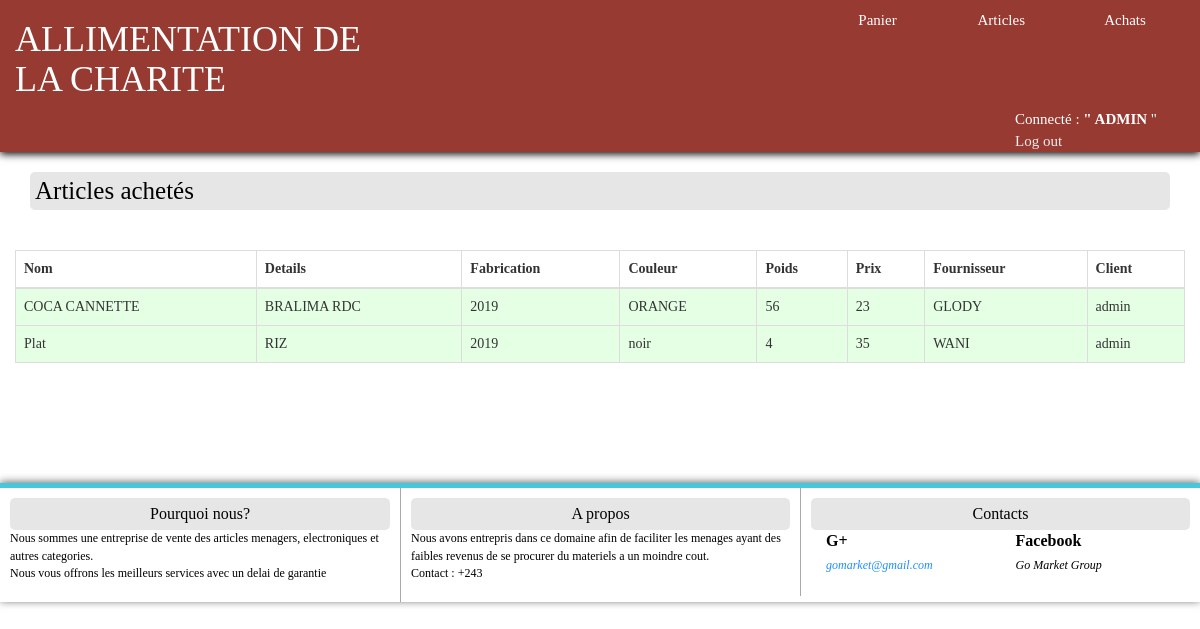
The app's page /articlesAchetes.php (signed in) with its own data.
### tables this page shows
CREATE TABLE `tarticle` (
  `id_article` int(11) NOT NULL,
  `nomArticle` varchar(50) NOT NULL,
  `detailArticle` varchar(255) NOT NULL,
  `anneeFabrication` varchar(5) NOT NULL,
  `couleurArticle` varchar(10) NOT NULL,
  `poidsArticle` varchar(10) NOT NULL,
  `prixUnitArticle` varchar(10) NOT NULL,
  `img_article` varchar(500) NOT NULL,
  `quantiteStock` int(11) DEFAULT '0',
  `fournisseurArticle` varchar(50) DEFAULT NULL
);

CREATE TABLE `tuser` (
  `id_user` int(11) NOT NULL,
  `nomUser` varchar(50) NOT NULL,
  `pwdUser` varchar(50) NOT NULL,
  `numTel` varchar(30) NOT NULL,
  `adresse` varchar(100) DEFAULT NULL
);

### articlesAchetes.php (the view, shortened to what this page needs)
<!DOCTYPE html>
<html>
    <head>
        <link rel="stylesheet" href="css/bootstrap.css">
        <link rel="stylesheet" href="css/style.css">
    </head>
    <body>
        <div class="container-fluid" id="header">
            <?php
                include ("include/header.php");
            ?>
        </div>
        <div class="container" id="container">
            <h2 id="block-header" style="text-align: left;">Articles achetés</h2><br>
            <div class="row">
                <table class="table table-striped table-bordered">
                    <thead>
                        <tr>
                            <th>Nom</th>
                            <th>Details</th>
                            <th>Fabrication</th>
                            <th>Couleur</th>
                            <th>Poids</th>
                            <th>Prix</th>
                            <th>Fournisseur</th>
                            <th>Client</th>
                        </tr>
                    </thead>
                    <br>
                    <tbody>
                        <?php
                        include 'include/config.php';
                        $result=mysqli_query($con, "select nomArticle, detailArticle, anneeFabrication, couleurArticle, poidsArticle, prixUnitArticle, fournisseurArticle, nomUser  from tAchat inner join tarticle on tArticle.id_article=tAchat.id_article inner join tuser on tuser.id_user=tachat.id_user");
                        while ($row=mysqli_fetch_array($result))
                        {
                            ?>
                                <tr style="background:rgba(0, 255, 0, 0.1);">
                                    <td><?php echo $row["nomArticle"];?></td>
                                    <td><?php echo $row["detailArticle"];?></td>
                                    <td><?php echo $row["anneeFabrication"];?></td>
                                    <td><?php echo $row["couleurArticle"];?></td>
                                    <td><?php echo $row["poidsArticle"];?></td>
                                    <td><?php echo $row["prixUnitArticle"];?></td>
                                    <td><?php echo $row["fournisseurArticle"];?></td>
                                    <td><?php echo $row["nomUser"];?></td>
                                </tr>
                            <?php
                            }
                            ?>
                    </tbody>
                </table>
            </div><br><br><br>
        </div>
    <br>
    <div class="container-fluid" id="footer">
        <?php
            include ("include/footer.php");
        ?>
    </div>
    </body>
</html>

### css/style.css (style rules this page uses)
html { height: 100%; margin: 0; padding: 0; position: relative; }
body { min-width: 100%; min-height: 100%; background-size:cover; background-repeat: no-repeat; }
body:after { opacity: 0.2; }
.container-fluid { color: #fff; width: 100%; }
#header { background-color: #963a32; box-shadow: 0px 2px 8px 0px black; font-family: "Century Gothic"; font-size: 15px; width: 100%; }
.container { margin-top: 20px; font-family: "Century Gothic"; }
#block-header { color: black; font-family: "Century Gothic"; text-align: center; font-size: 25px; background: rgb(230, 230, 230); border-radius: 5px; padding: 5px; margin: 0; }
#footer { bottom: 0px; width: 100%; background: white; box-shadow: 0px -1px 8px 0px dimgray; color: #000; margin-top: 20px; }

### records on screen
tarticle: nomArticle "COCA CANNETTE", detailArticle "BRALIMA RDC", anneeFabrication "2019", couleurArticle "ORANGE", poidsArticle "56", prixUnitArticle "23", fournisseurArticle "GLODY", tuser.nomUser "admin"
tarticle: nomArticle "Plat", detailArticle "RIZ", anneeFabrication "2019", couleurArticle "noir", poidsArticle "4", prixUnitArticle "35", fournisseurArticle "WANI", tuser.nomUser "admin"

### other values on screen
$_SESSION["username"] "ADMIN"
